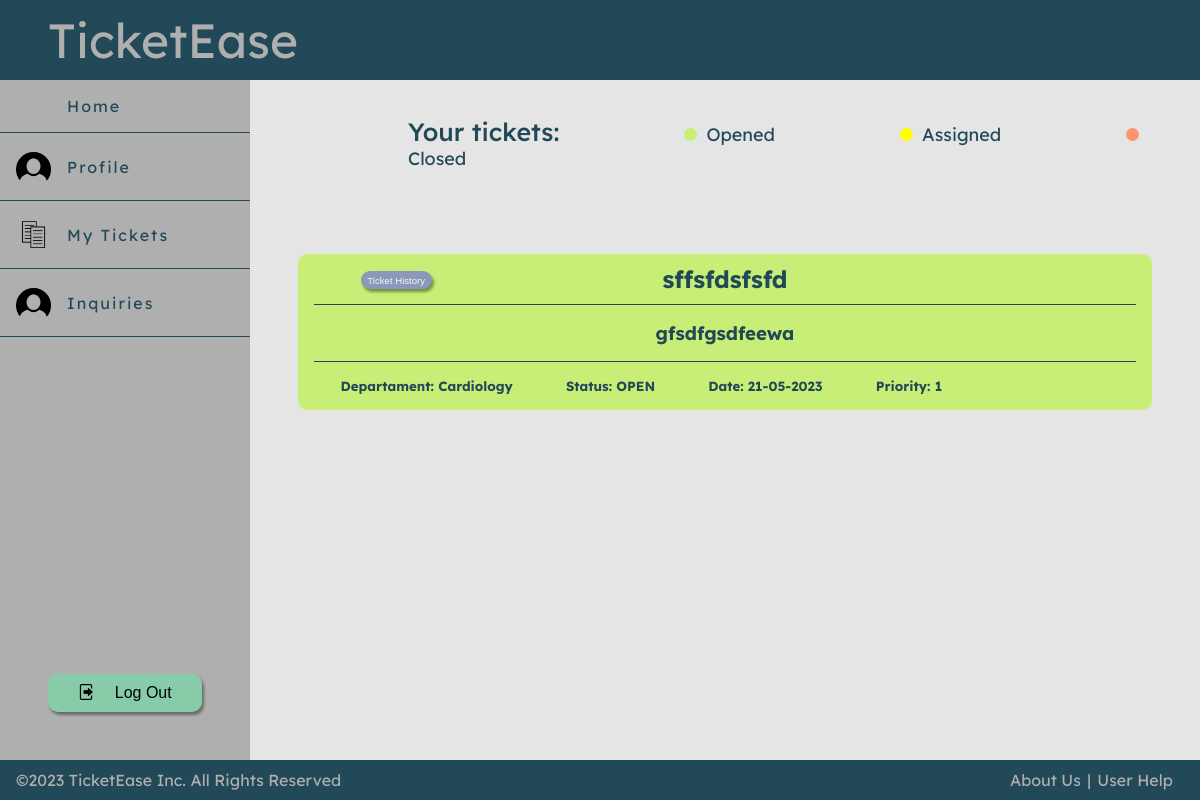
The app's page /pages/mytickets.php (signed in) with its own data.
### tables this page shows
CREATE TABLE Ticket(
                       idTicket INTEGER PRIMARY KEY AUTOINCREMENT,
                       title TEXT NOT NULL,
                       description TEXT NOT NULL,
                       priority INTEGER NOT NULL,
                       create_date DATE,
                       cria INTEGER REFERENCES User,
                       resolve INTEGER REFERENCES User,
                       idDepartment INTEGER REFERENCES Department,
                       CONSTRAINT CHECK_Ticket_createdate CHECK (create_date >= 2023-01-01)
);

CREATE TABLE Department(
                           idDepartment INTEGER PRIMARY KEY AUTOINCREMENT,
                           name TEXT NOT NULL,
                           description Text,
                           CONSTRAINT UNIQUE_Department_name UNIQUE (name)
);

### pages/mytickets.php (called while the page is built, shortened)
<?php
require_once(dirname(__DIR__).'/templates/common.tpt.php');
require_once(dirname(__DIR__).'/database/connection.php');
require_once(dirname(__DIR__).'/classes/ticket.class.php');
require_once(dirname(__DIR__).'/utils/session.php');
require_once(dirname(__DIR__) . '/templates/myTickets.tpl.php');
$session = new Session();
$db = getDatabaseConnection();
$tickets = Ticket::getTickets($db, $session->getId());
drawMyTicketPage($tickets, $db);
?>

### classes/ticket.class.php (called while the page is built, shortened)
<?php
  class Ticket {
    private ?int $idTicket;
    private string $title;
    private string $description;
    private int $priority;
    private string $createDate;
    private int $idDepartment;
    public function __construct(?int $idTicket, string $title, string $description, int $priority, string $createDate, int $cria, ?int $resolve, int $idDepartment) {
        $this->idTicket = $idTicket;
        $this->title = $title;
        $this->description = $description;
        $this->priority = $priority;
        $this->createDate = $createDate;
        $this->idDepartment = $idDepartment;
    }
    public function getIdTicket(): ?int {
        return $this->idTicket;
    }
    public function getTitle(): string {
        return $this->title;
    }
    public function getDescription(): string {
        return $this->description;
    }
    public function getPriority(): int {
        return $this->priority;
    }
    public function getCreateDate(): string {
        return $this->createDate;
    }
    public function getidDepartment(): int {
        return $this->idDepartment;
    }
    public static function getTickets(PDO $db, int $cria): array {
        $stmt = $db->prepare('SELECT * FROM Ticket WHERE cria = ?');
        $stmt->execute(array($cria));
        $tickets = array();
        while ($ticket = $stmt->fetch()) {
            $tickets[] = new Ticket(
                intval($ticket['idTicket']),
                $ticket['title'],
                $ticket['description'],
                intval($ticket['priority']),
                $ticket['create_date'],
                intval($ticket['cria']),
                intval($ticket['resolve']),
                intval($ticket['idDepartment'])
            );
        }
        return $tickets;
    }
    public function getTicketDepartmentName(PDO $db): string {
        $stmt = $db->prepare('SELECT name FROM Department WHERE idDepartment = ?');
        $stmt->execute(array($this->idDepartment));
        $department = $stmt->fetch();
        return $department['name'];
    }
    public function getLastTicketStatus(PDO $db): string {
        $stmt = $db->prepare('SELECT idStatus FROM Ticket_Status WHERE idTicket = ? ORDER BY ROWID DESC LIMIT 1');
        $stmt->execute(array($this->idTicket));
        $status = $stmt->fetch();
        if ($status) {
            $stmt = $db->prepare('SELECT stage FROM Status WHERE idStatus = ?');
            $stmt->execute(array($status['idStatus']));
            $statusName = $stmt->fetch();
            return $statusName['stage'];
        } else {
            return '';
        }
    }
}
?>

### utils/session.php (called while the page is built, shortened)
<?php
  class Session {
    public function getId() : ?int {
      return isset($_SESSION['id']) ? $_SESSION['id'] : null;
    }
  }
?>

### templates/myTickets.tpl.php (the view, shortened to what this page needs)
<?php function drawMyTicketPage(array $tickets, PDO $db) { ?>
    <section class ="ticketsPage">
        <div class="yourTickets">
            <p id="TicketStatus" class="TicketStatusTitle">Your tickets:</p>
            <p id="TicketStatus" class= "circuloRed">Opened</p>
            <p id="TicketStatus" class= "circuloYellow">Assigned</p>
            <p id="TicketStatus" class= "circuloGreen">Closed</p>
        </div>
        <section class="TicketOverflow">
            <?php foreach($tickets as $ticket) {
                drawSingleTicket($db,$ticket,1);
            }?>
        </section>
    </section>
<?php }
function drawSingleTicket($db,Ticket $ticket, int $entity){ ?>
    <?php
        $status = $ticket->getLastTicketStatus($db);
        $backgroundColor="";
        if($entity<=2) {
            switch ($status) {
                case "OPEN" :
                    $backgroundColor = "red";
                    break;
            }
        }
    ?>
    <div class="retangulo <?php echo $backgroundColor ?>" data-department = "<?php echo $ticket->getidDepartment()?>" data-status ="<?php echo $ticket->getLastTicketStatus($db)?>">
        <section class = "AssignTicket">
            <div>
                <form method="post" action="../pages/ticketChanges.php">
                    <button type="submit" name="Ticket" value="<?php echo $ticket->getIdTicket()?>">Ticket History</button>
                </form>
                <?php if(($entity===3 || $entity===1) && $ticket->getLastTicketStatus($db)!="OPEN") { ?>
                <form method="post" action="../actions/action_deleteInquiriesTicketResponded.php">
                    <input type="hidden" name="csrf" value="<?=$_SESSION['csrf']?>">
                    <button type="submit" name="Ticket" value="<?php echo $ticket->getIdTicket()?>"> Messages </button>
                </form>
                <?php } ?>
            </div>
            <h2 class="ticketText"><?=$ticket->getTitle()?></h2>
        </section>
        <section>
            <h3 class="ticketDescription"><?=$ticket->getDescription()?></h3>
        </section>
        <section>
            <article>
                <h5>Departament: <?=$ticket->getTicketDepartmentName($db)?></h5>
                <h5>Status: <?=$status?></h5>
                <h5 data-date="<?php echo $ticket->getCreateDate()?>">Date: <?=$ticket->getCreateDate()?></h5>
                <h5 data-priority = "<?php echo $ticket->getPriority()?>">Priority: <?=$ticket->getPriority()?></h5>
            </article>
        </section>
    </div>
<?php }

### css/style.css (style rules this page uses)
body { display: grid; grid-template-rows: auto 1fr auto; grid-template-columns: auto 1fr ; color:#AFAFAF; margin: 0; padding: 0; min-height: 100vh; }
button { cursor: pointer; z-index: 1; }
button { border: none; border-radius: 10px; cursor: pointer; box-shadow: 2px 3px 3px rgba(0, 0, 0, 0.4); transform: translateY(0); transition: all 0.1s; }
.TicketOverflow { max-height: 650px; overflow-y: auto; }
.ticketsPage { color: #224957; background-color: transparent; margin: 0 2em 2em 2em; }
.retangulo { background-color: #AFAFAF; color: #224957; border-radius: 10px; margin-left: 1em; margin-right: 1em; margin-top: 3em; padding: 0 1em; }
.retangulo > section:first-child { display: grid; grid-template-columns: 1fr 3fr 1fr; }
.retangulo > section:first-child form { margin: 0; }
.retangulo > section:first-child div { display: flex; justify-content: space-around; align-items: center; }
.retangulo > section:not(:first-child) { padding: 1em; border-top: #224957 1px solid; text-align: center; }
.retangulo > section:last-child { display: flex; flex-direction: row; align-items: center; justify-content: space-between; }
.retangulo > section:last-child > article { display: flex; flex-direction: row; }
.retangulo > section:last-child > article > h5 { margin: 0 2em; }
.retangulo h3 { display: inline; margin: 10px; overflow-wrap: break-word; }
.ticketDescription { text-align: center; height: 10%; }
.ticketText { text-align: center; padding-top: 10px; margin-top: 0; margin-bottom: 10px; }
.retangulo section:not(:first-child) { padding: 1em 0; border-top: #224957 1px solid; text-align: center; }
#TicketStatus { display: inline; margin-right: 120px; }
.circuloRed::before, .circuloYellow::before, .circuloGreen::before { content: ""; display: inline-block; width: 13px; height: 13px; border-radius: 50%; margin-right: 0.5em; }
.circuloRed::before { background-color: rgb(200, 238, 119); }
.circuloYellow::before { background-color: yellow; }
.circuloGreen::before { background-color: rgb(252, 149, 105); }
.yourTickets { margin-top: 2em; margin-bottom: 2em; margin-left: 7em; font-size: 18px; }
.TicketStatusTitle { font-weight: 500; font-size: 25px; }
.red { background-color: rgb(200, 238, 119); }
.AssignTicket { display: flex; }
.AssignTicket button { padding: 0.5em 1em; background-color: rgb(140, 152, 186); color: whitesmoke; }
@media only screen and (max-width:1390px) { .AssignTicket button { font-size: 0.6em; padding: 0.4em 0.7em; margin: 1px; } }

### records on screen
ticket: title "sffsfdsfsfd", description "gfsdfgsdfeewa", idDepartment.name "Cardiology", status "OPEN", create_date "21-05-2023", priority "1"
